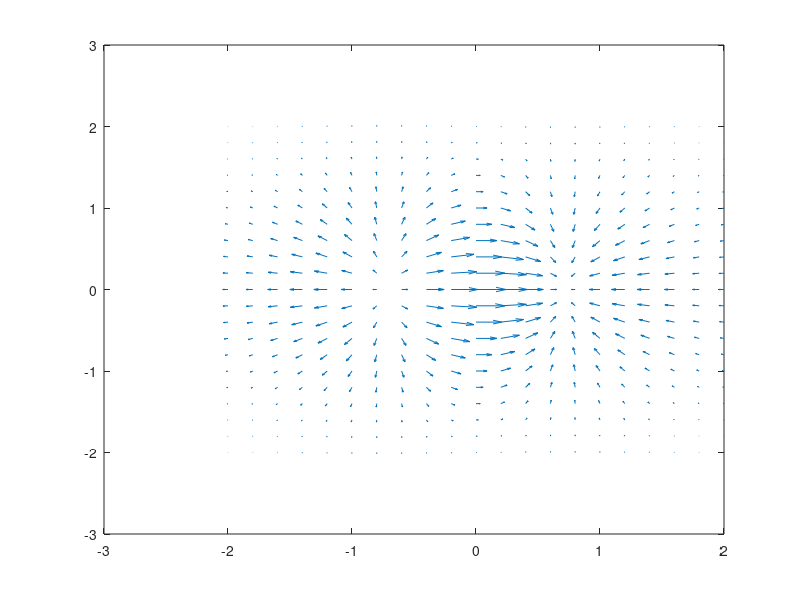

This figure's MATLAB source: (Note: this script raises an error after producing the figure.)
clc
close all
clear all

% generate environment with currents
[X,Y] = meshgrid(-2:0.2:2);
Z = X .* exp(-X.^2 - Y.^2);

[U,V] = gradient(Z,0.2,0.2);
figure; quiver(X,Y,U,V)

%%
T = 50;
dt = 0.1;
v = 0;                              % std of noise in disturbance perdictor

x_init = zeros(2*T,1);              % initial point

x = x_init; 
e = v*randn(2*T,1);                 % generate realization of noise 
[g, grad_f] = disturbance(x,e,dt);  % disturbance prediction and gradient of objective function


